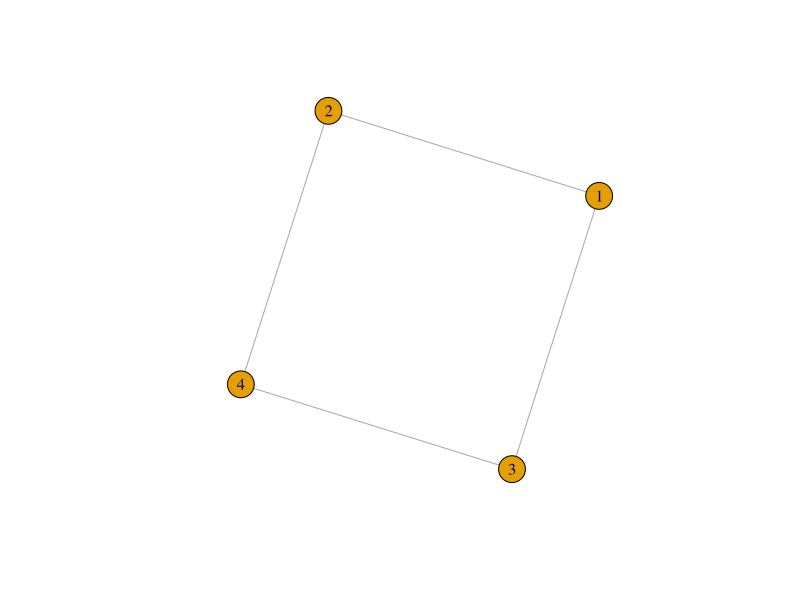

Here is the R script that generated this plot:
library(igraph)

adj_mtx1 <- matrix(data = c(0,3,4,0, 3,0,5,0, 4,5,0,8, 0,0,8,0), nrow = 4)
adj_mtx2 <- matrix(data = c(0,3,4,0,9,  3,0,5,0,0,  4,5,0,8,0, 0,0,8,0,0,  9,0,0,0,0), nrow = 5)
adj_mtx3 <- matrix(data = c(0,1,1,0, 1,0,0,1, 1,0,0,1, 0,1,1,0), nrow = 4 )

adj_mtx <- adj_mtx3

g_w <- graph_from_adjacency_matrix(adj_mtx, mode = 'undirected', weighted = TRUE)
plot(g_w, e=TRUE, v=TRUE)

# Add node weights
g_w <- set_vertex_attr(g_w, name='intensity', valu=c(5,10,15,20))

adj_mtx <- igraph::as_adj(graph = g_w)
adj_listw <- spdep::mat2listw(adj_mtx)
nb <- adj_listw$neighbours

b_listw <- spdep::nb2listw(nb, style="B", zero.policy=TRUE) 

intensity_e <- igraph::edge_attr(g_w, 'weight')
intensity_v <-  igraph::vertex_attr(g_w, 'intensity')
intensity <- intensity_v

locg <- spdep::localG(x = intensity, listw = b_listw)
